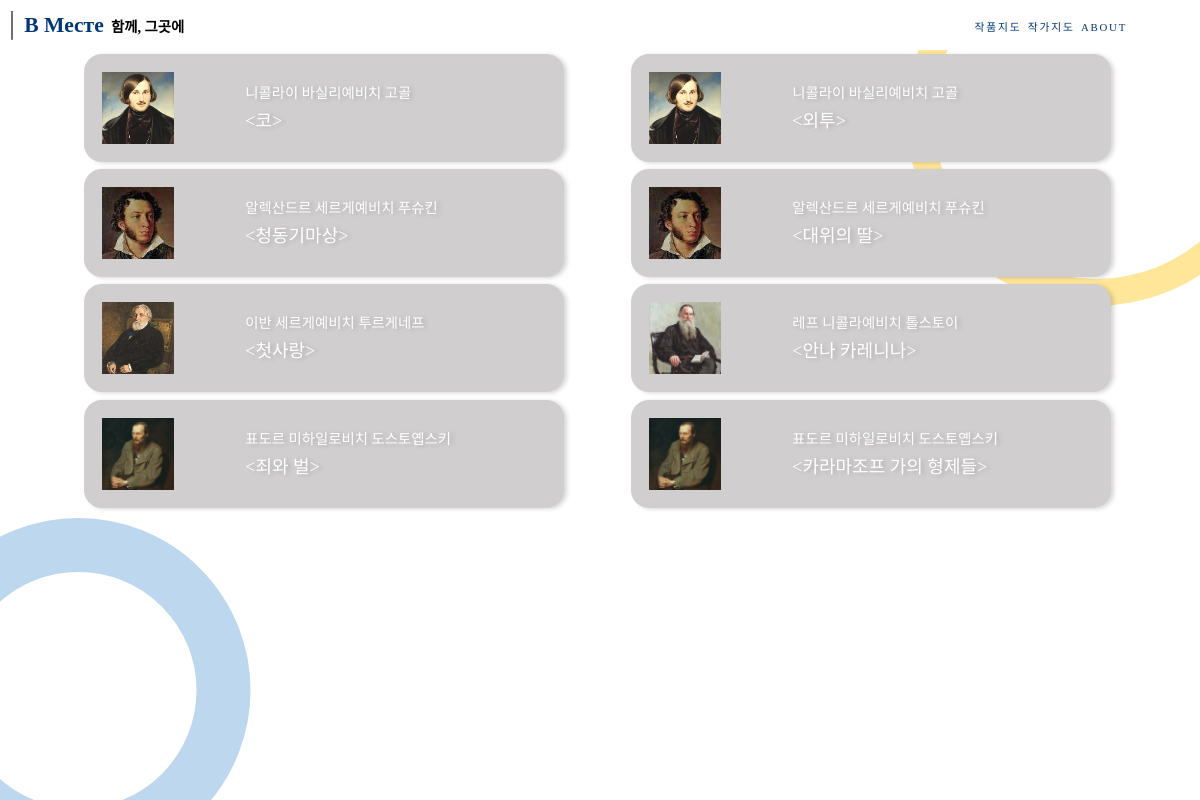
Screenshot of /pieces/all/ with the database file from the repository.
### Bmeste/models.py (models this page shows, shortened)
class Piece(models.Model):
    id = models.AutoField(primary_key=True, null=False, blank=False)
    author = models.ForeignKey(Author, on_delete=models.CASCADE,)
    title = models.CharField(max_length=200, default="",)
    title_rus = models.CharField(max_length=200, default="",)
    default_location_lat = models.FloatField(default=0)
    default_location_lng = models.FloatField(default=0)

class Author(models.Model):
    name = models.CharField(max_length=200, default="")
    name_rus = models.CharField(max_length=200, default="")
    description = models.TextField(default="")
    img = models.ImageField(upload_to="static/Bmeste/profile_img", default="None.jpg")
    birth = models.IntegerField(default=0)
    death = models.IntegerField(default=0)
    pub_date = models.DateTimeField('date published', default=timezone.now)

### Bmeste/views.py (the view)
# urls.py: path('pieces/all/', views.all_pieces, name='all_pieces'),
def all_pieces(request):
    author_list = Author.objects.all().order_by('-pub_date')
    context = {'author_list': author_list}
    return render(request, 'Bmeste/all_pieces.html', context)

### Bmeste/templates/Bmeste/all_pieces.html (shortened to what this page needs)
{% extends 'Bmeste/base.html' %}
{% block content %}
{% load static %}
<link href="{% static 'Bmeste/css/styles-all-pieces.css' %}" rel="stylesheet" type="text/css">
    <div class="boxes">
    {% if author_list %}
        {% for author in author_list %}
            {% for piece in author.piece_set.all %}
                <a href="/pieces/{{ piece.id }}/">
                    <div id="container">
                        <svg id="box">
                            <rect class="rectangle"></rect>
                            <text text-anchor="start"
                                alignment-baseline="middle"
                                x="32%" y="35%"
                                font-size="4rem"
                                fill="#ffffff" filter="drop-shadow(1rem 0.3rem 0.6rem rgba(0, 0, 0, 0.161))">{{ author.name }}</text>
                            <text text-anchor="start"
                                alignment-baseline="middle"
                                x="32%" y="60%"
                                font-size="5rem"
                                fill="#ffffff" filter="drop-shadow(1rem 0.3rem 0.6rem rgba(0, 0, 0, 0.161))"><{{ piece.title }}></text>
                        </svg>
                        <img class="author_img"src="{{ author.img.url }}"/>
                    </div>
                </a>
            {% endfor %}
        {% endfor %}
    </div>
    {% else %}
        <p>Service is not azik ready.</p>
    {% endif %}
{% endblock %}

### static/Bmeste/css/styles-base.css (style rules this page uses)
body { font-family: SCDReam5; }
html { font-size: 0.55vh; }
@media (orientation: landscape) { html { font-size: 0.3vw; } }

### static/Bmeste/css/styles-all-pieces.css (style rules this page uses)
.boxes { display: flex; flex-direction: column; align-items: center; margin-top: 15rem; }
#container { width: 90vw; height: 32rem; position: relative; justify-content: center; }
#box { width: 90vw; height: 32rem; position: absolute; overflow: visible; }
.author_img { height: 20rem; width: 20rem; position: absolute; top: 5rem; left: 5rem; }
@media (orientation: landscape) { .boxes { margin: 15rem 10rem 0 15rem; display: grid; grid-template-columns: 1fr 1fr; justify-items: center; } }
@media (orientation: landscape) { #container { width: 42vw; } }
@media (orientation: landscape) { #box { width: 42vw; } }

### rows the page displays
Author: name "니콜라이 바실리예비치 고골"
Piece: title "코", img (picture)
Piece: title "외투", img (picture)
Author: name "알렉산드르 세르게예비치 푸슈킨"
Piece: title "청동기마상", img (picture)
Piece: title "대위의 딸", img (picture)
Author: name "이반 세르게예비치 투르게네프"
Piece: title "첫사랑", img (picture)
Author: name "레프 니콜라예비치 톨스토이"
Piece: title "안나 카레니나", img (picture)
Author: name "표도르 미하일로비치 도스토옙스키"
Piece: title "죄와 벌", img (picture)
Piece: title "카라마조프 가의 형제들", img (picture)
